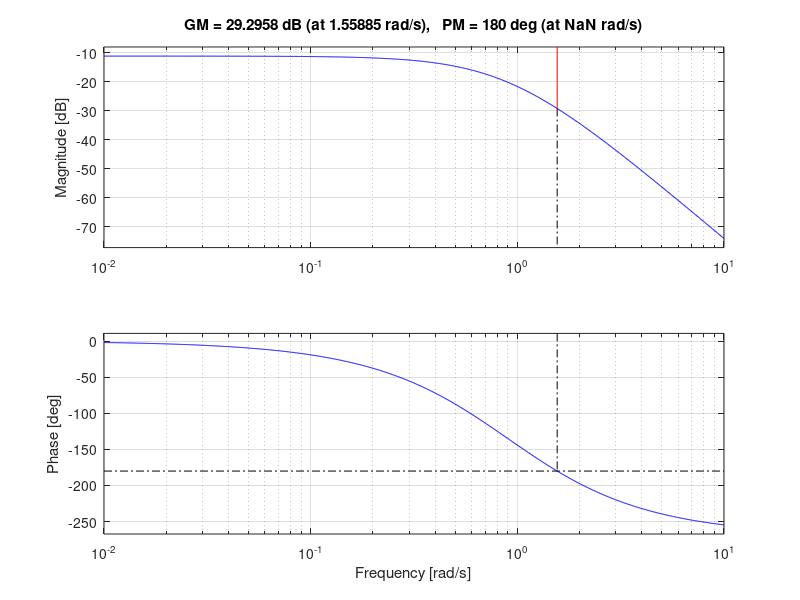

Recreate this plot in MATLAB.
%METODO 1
K = 0.2743 %valor final da onda
L = 0.85
T = 6.1 - L

%Controlador P
Kkp = T / L

%Controlador PID
Kkp = 1.2 * Kkp
Ti = 2 * L
Td = 0.5 * L

%METODO 2

G = tf([0.2],[1 2.7 2.43 0.729])
bode(G);
margin(G);

W0db = inf
W180 = 1.55
Om = inf
Gm = 0-(-29.3)

Kcrit = 10^(Gm/20)

Pcrit = (2*pi())/(W180)

Kp = 0.45 * Kcrit
Ti = (1/1.2) * Pcrit
Td = 0
